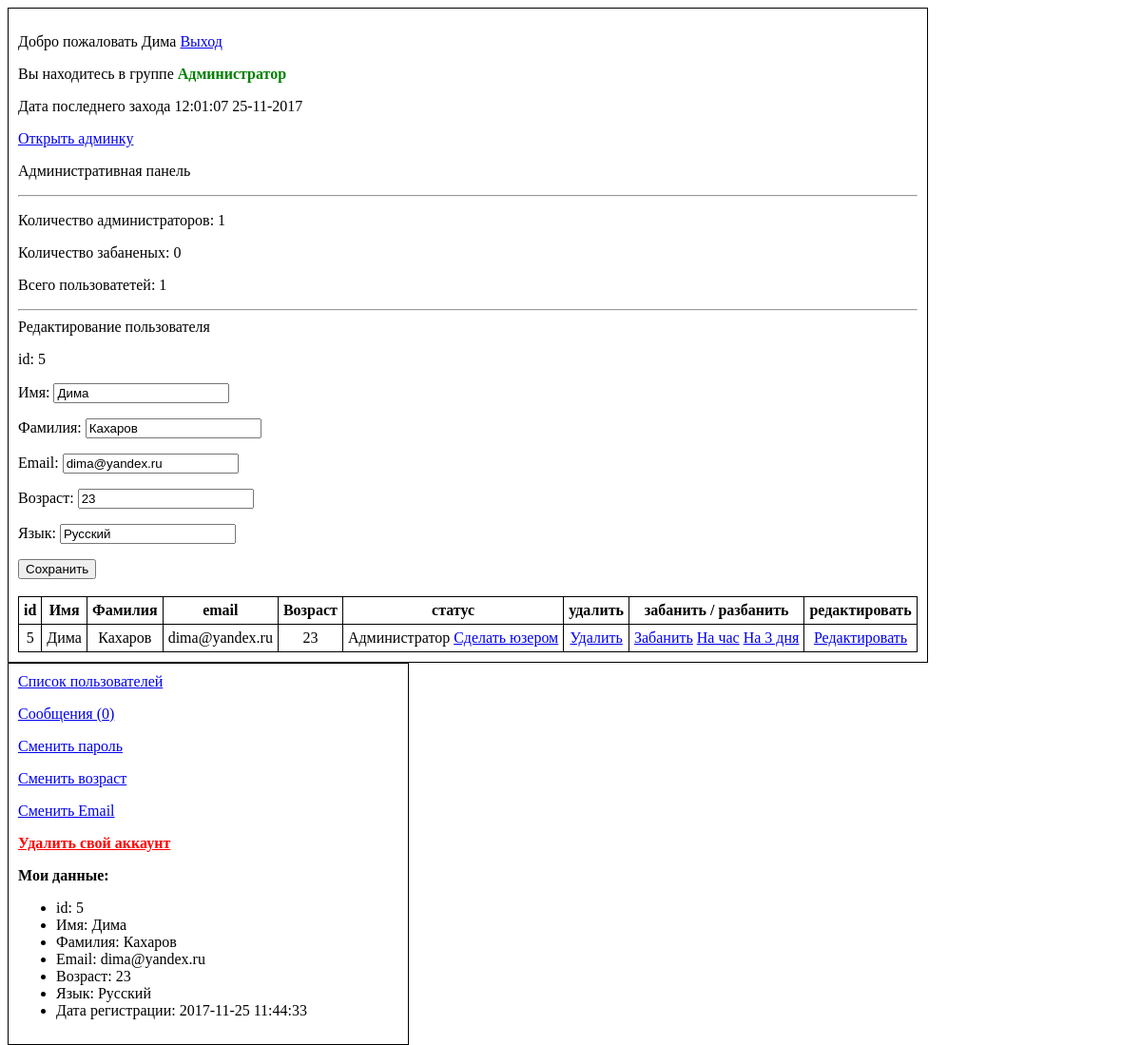
/index.php?red-user-admin=5&admin=open (signed in), run on the app's committed database.
### tables this page shows
CREATE TABLE IF NOT EXISTS `users` (
  `id` int(11) NOT NULL,
  `name` varchar(256) NOT NULL,
  `password` varchar(256) NOT NULL,
  `salt` varchar(256) NOT NULL,
  `status` int(11) NOT NULL DEFAULT '1',
  `banned` int(11) NOT NULL DEFAULT '0',
  `banned_time` timestamp NULL DEFAULT NULL,
  `cookie` varchar(256) NOT NULL,
  `lastname` varchar(256) NOT NULL,
  `age` varchar(256) NOT NULL,
  `email` varchar(256) NOT NULL,
  `city` varchar(256) NOT NULL,
  `language` varchar(256) NOT NULL,
  `data_reg` timestamp NULL DEFAULT CURRENT_TIMESTAMP,
  `lastVisit` timestamp NOT NULL DEFAULT '0000-00-00 00:00:00'
);

### functions.php (called while the page is built, shortened)
<?php
	function showLastVisit() {
		global $link;
		$showData = "SELECT `lastVisit` FROM `users` WHERE id ='". $_SESSION['id']."'";
		$resShowData = $resultUpdateData = mysqli_query($link, $showData);
		$res = mysqli_fetch_assoc($resShowData);
		$updateData = "UPDATE users SET lastVisit = null WHERE id='". $_SESSION['id']."'";
		return date("H:i:s d-m-Y", strtotime($res['lastVisit']));
	}
	function isAdmin() {
		if( $_SESSION['auth'] == true && $_SESSION['status'] == 10) return true;
	}
	function isAccess($status) {
		foreach($status as $key) {
			switch ($key) {
				case 10:
					return 'Администратор';
					break;
			}
		}
	}
	function countAdmin() {
		global $link;
		$query = "SELECT COUNT(*) AS countAdmin FROM `users` WHERE status = '10'";
		$admins = mysqli_fetch_assoc(mysqli_query($link, $query));
		return $admins;
	}
	function countUserBan() {
		global $link;
		$query = "SELECT COUNT(*) AS countUserBan FROM `users` WHERE banned = '1'";
		$usersBan = mysqli_fetch_assoc(mysqli_query($link, $query));
		return $usersBan;
	}
	function allUsers() {
		global $link;
		$query = "SELECT COUNT(*) AS countUsers FROM `users`";
		$userAll = mysqli_fetch_assoc(mysqli_query($link, $query));
		return $userAll;
	}
	function userListForAdmin() {
		global $link;
		$sql = "SELECT * FROM `users`;";
		$link2 = mysqli_query($link, $sql);
		for ($user = []; $row = mysqli_fetch_assoc($link2); $user[] = $row);
		return $user;
	}
	function userInfo($id, $key) {
		global $link;
		$sql = "SELECT `".$key."` FROM users WHERE id ='".$id."'";
		$link2 = mysqli_query($link, $sql);
		for ($user = []; $row = mysqli_fetch_assoc($link2); $user[] = $row);
		return $user;
	}
	function user($key) {
		return $_SESSION[$key];
	}
	function showMyMessageCount($id){
		global $link;
		$query = "SELECT COUNT(*) AS count FROM `messages` WHERE recipient_id = '".$id."' AND `read` = 0 OR yes_answer = 1 AND sender_id = '".$id."'";
		$message =  mysqli_fetch_assoc(mysqli_query($link, $query));
		return $message;
	}
?>

### admin.php (the view, shortened to what this page needs)
<div class="admin-block">
	<p>Административная панель</p>
</div>
<hr>
<p>Количество администраторов: <?php echo countAdmin()['countAdmin'];?></p>
<p>Количество забаненых: <?php echo countUserBan()['countUserBan'];?></p>
<p>Всего пользоватетей: <?php echo allUsers()['countUsers'];?></p>
<hr>
<table>
	<tr>
		<th>id</th>
		<th>Имя</th>
		<th>Фамилия</th>
		<th>email</th>
		<th>Возраст</th>
		<th>статус</th>
		<th>удалить</th>
		<th>забанить / разбанить</th>
		<th>редактировать</th>
	</tr>
	<?php
		foreach(userListForAdmin() as $user) {
			echo '<tr>';
				echo '<td>'.$user['id'].'</td>';
				echo '<td>'.$user['name'].'</td>';
				echo '<td>'.$user['lastname'].'</td>';
				echo '<td>'.$user['email'].'</td>';
				echo '<td>'.$user['age'].'</td>';
					if(isAccess([$user['status']]) == 'Юзер') {
						echo '<td>'.isAccess([$user['status']]).' <a href="?status=admin&id='. $user['id'] .'&admin=open">Сделать админом</a></td>';
					}
					else {
						echo '<td>'.isAccess([$user['status']]).'
						<a href="?status=user&id='. $user['id'] .'&admin=open">Сделать юзером</a>
				</td>';
					}
				echo '<td><a href="?del-user='.$user['id'].'&admin=open">Удалить</a></td>';
				if($user['banned'] == '1') {
					echo '<td><a href="?noneban='.$user['id'].'&admin=open">Разбанить</a></td>';
				}
				else {
					echo '<td>
							<a href="?ban='.$user['id'].'&admin=open">Забанить</a>
							<a href="?ban-hour='.$user['id'].'&admin=open">На час</a>
							<a href="?ban-hour='.$user['id'].'&ban-day=3&admin=open">На 3 дня</a>
						</td>';
				}
				echo '<td><a href="?red-user-admin='.$user['id'].'&admin=open">Редактировать</a></td>';
			echo '</tr>';
		}
		if(!empty($_GET['red-user-admin']) && isAdmin()) {
			require 'edit-user-admin.php';
		}
	?>
</table>

### user-profile.php (shortened to what this page needs)
<?php
	require_once 'functions.php';
	$group = [
		'0' => 'Забанен',
		'1' => 'Юзер',
		'2' => 'Модератор',
		'10' => 'Администратор'
	];
	$role = $group[$_SESSION['status']];
?>
<div class="block">
	<p>Добро пожаловать <?php echo user('name')?> <a href="?action=logout">Выход</a></p>
	<p>Вы находитесь в группе <span style="color: green; font-weight: bold"><?php echo $role;?></span></p>
	<p>Дата последнего захода <?php echo showLastVisit();?></p>
	<?php
		if(isAdmin()) {
			echo '<a href="?admin=open">Открыть админку</a>';
		}
		if(isAdmin() && !empty($_GET['admin'])) {
			require_once 'admin.php';
		}
	?>
</div>
<div class="block">
	<a href="?action=userList">Список пользователей</a>
<p><a href="?read-message=<?php echo $_SESSION['id'];?>">Сообщения (<?php echo showMyMessageCount($_SESSION['id'])['count']?>)</a></p>
<p><a href="?action=edit-password">Сменить пароль</a></p>
<p><a href="?action=edit-age">Сменить возраст</a></p>
<p><a href="?action=edit-email">Сменить Email</a></p>
<p><a style="color: red; font-weight: bold;" href="?action=dell-acc">Удалить свой аккаунт</a></p>
<p style="font-weight: bold;">Мои данные:</p>
<ul>
	<li>id: <?php echo user('id');?></li>
	<li>Имя: <?php echo user('name');?></li>
	<li>Фамилия: <?php echo user('lastname');?></li>
	<li>Email: <?php echo user('email');?></li>
	<li>Возраст: <?php echo user('age');?></li>
	<li>Язык: <?php echo user('language');?></li>
	<li>Дата регистрации: <?php echo user('data_reg');?></li>
</ul>
</div>

### edit-user-admin.php (shortened to what this page needs)
<form action="" method="POST">
	<p><label>id: <?php echo userInfo($_GET['red-user-admin'],'id')[0]['id'];?><input type="hidden" name="id" value="<?php echo userInfo($_GET['red-user-admin'],'id')[0]['id'];?>"></label></p>
	<p><label>Имя: <input type="text" name="name" value="<?php echo userInfo($_GET['red-user-admin'],'name')[0]['name'];?>"></label></p>
	<p><label>Фамилия: <input type="text" name="lastName" value="<?php echo userInfo($_GET['red-user-admin'],'lastname')[0]['lastname'];?>"></label></p>
	<p><label>Email: <input type="text" name="email" value="<?php echo userInfo($_GET['red-user-admin'],'email')[0]['email'];?>"></label></p>
	<p><label>Возраст: <input type="text" name="age" value="<?php echo userInfo($_GET['red-user-admin'],'age')[0]['age'];?>"></label></p>
	<p><label>Язык: <input type="text" name="language" value="<?php echo userInfo($_GET['red-user-admin'],'language')[0]['language'];?>"></label></p>
	<input type="submit" value="Сохранить" name="redact-user-admin">
</form>
<br>
<br>

### style.css (style rules this page uses)
.block { float: left; min-width: 400px; border: 1px solid; margin-right: 10px; padding: 10px; }
table { border: 1px solid; border-collapse: collapse; }
td, th { border: 1px solid; padding: 5px; text-align: center; }

### data on the page
users: lastVisit "12:01:07 25-11-2017", id "5", name "Дима", lastname "Кахаров", email "dima@yandex.ru", age "23", status "Администратор", lastName "Кахаров", language "Русский"

### other printed values
user('name') "Дима"
$role "Администратор"
countAdmin()['countAdmin'] "1"
countUserBan()['countUserBan'] "0"
allUsers()['countUsers'] "1"
showMyMessageCount($_SESSION['id'])['count'] "0"
user('id') "5"
user('lastname') "Кахаров"
user('email') "dima@yandex.ru"
user('age') "23"
user('language') "Русский"
user('data_reg') "2017-11-25 11:44:33"
